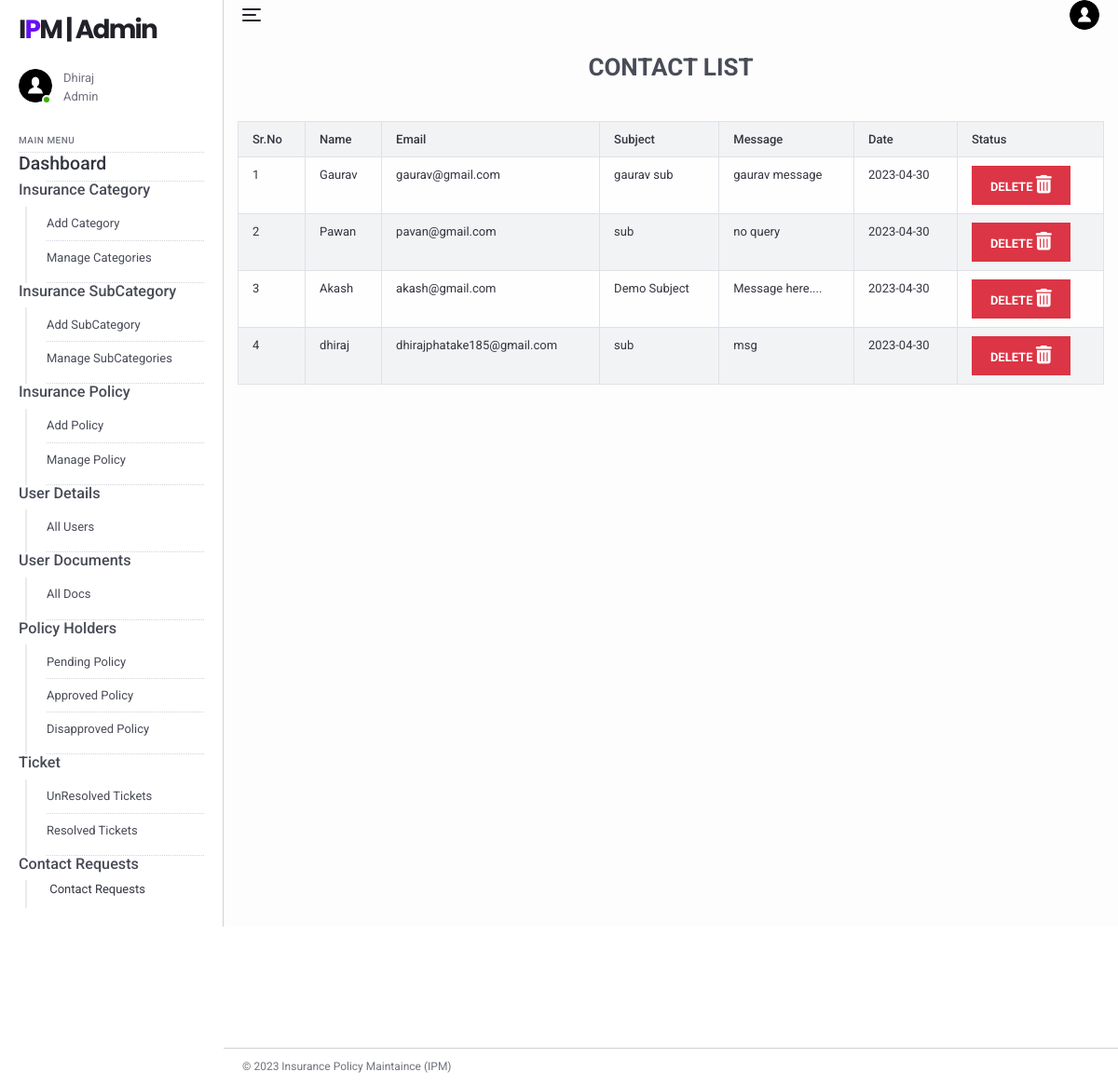
The app's page /ipm/admin/contact_request.php (signed in) with its own data.
### tables this page shows
CREATE TABLE `tblimsadmin` (
  `ID` int(11) NOT NULL,
  `AdminName` varchar(120) DEFAULT NULL,
  `AdminUsername` varchar(45) DEFAULT NULL,
  `Password` varchar(45) DEFAULT NULL,
  `AdminRegdate` timestamp NULL DEFAULT current_timestamp()
);

CREATE TABLE `contact_data` (
  `c_id` int(11) NOT NULL,
  `name` text NOT NULL,
  `email` text NOT NULL,
  `subject` text NOT NULL,
  `message` text NOT NULL,
  `cdate` date NOT NULL
);

### ipm/admin/contact_request.php (the view, shortened to what this page needs)
<?php
include('includes/dbconnection.php');
if (strlen($_SESSION['aid']==0)) {
  header('location:logout.php');
  } else{
    ?>
<!DOCTYPE html>
<html lang="en">
  <head>
    <link href="../lib/fontawesome-free/css/all.min.css" rel="stylesheet">
    <link href="../lib/ionicons/css/ionicons.min.css" rel="stylesheet">
    <link href="../lib/typicons.font/typicons.css" rel="stylesheet">
    <link href="../lib/jqvmap/jqvmap.min.css" rel="stylesheet">
    <link rel="stylesheet" href="../css/azia.css">
  </head>
  <body class="az-body az-body-sidebar">
<?php include_once('includes/sidebar.php');?>
    <div class="az-content az-content-dashboard-two">
    <?php include_once('includes/header.php');?>
    <div class="col md-12 mb-5">
        <h2 class="font-weight-bold text-uppercase text-center mt-4">Contact List</h2>
    </div>
    <div class="col-md-12 mt-5 ">
        <table class="table table-bordered table-hover table-striped">
            <tr>
                <th>Sr.No</th>
                <th>Name</th>
                <th>Email</th>
                <th>Subject</th>
                <th>Message</th>
                <th>Date</th>
                <th>Status</th>
            </tr>
            <?php
                $query = "SELECT * from contact_data ORDER By c_id DESC";
                $fire = mysqli_query($con, $query);
                $i=1;
                while ($row=mysqli_fetch_assoc($fire)) {
                    ?>
                    <tr>
                        <td><?=$i++;?></td>
                        <td><?=$row['name'];?></td>
                        <td><?=$row['email'];?></td>
                        <td><?=$row['subject'];?></td>
                        <td><?=$row['message'];?></td>
                        <td><?=$row['cdate'];?></td>
                        <td>
                            <a href="contact_request.php?id=<?=$row['c_id'];?>"><button class="btn btn-danger font-weight-bold">DELETE <span class="h4"><i class="fa-solid fa-trash-can"></i></span></button></a>
                        </td>
                    </tr>
                <?php
                }
            ?>
        </table>
    </div>
      <div class="footer_here">
        <?php include_once('includes/footer.php');?>
      </div>
    </div>
  </body>
</html>
<?php } ?>

### ipm/admin/includes/sidebar.php (shortened to what this page needs)
<div class="az-sidebar">
    <div class="az-sidebar-header">
      <a href="#" class="az-logo">I<span>P</span>M | Admin</a>
    </div>
    <div class="az-sidebar-loggedin">
      <div class="az-img-user online"><img src="../img/user.png" alt=""></div>
      <div class="media-body">
                    <?php
                    $adminid=$_SESSION['aid'];
                    $ret=mysqli_query($con,"select AdminName from tblimsadmin where ID='$adminid'");
                    $row=mysqli_fetch_array($ret);
                    $name=$row['AdminName'];
                    ?>
                <span><?php echo $name; ?></span>
        <span>Admin</span>
      </div>
    </div>
    <div class="az-sidebar-body">
      <ul class="nav">
        <li class="nav-label">Main Menu</li>
          <li class="nav-item show">
          <a href="dashboard.php" class="text-dark"><h4>Dashboard</h4></a>
        </li>
        <li class="nav-item show">
          <h5>Insurance Category</h5>
          <nav class="nav-sub">
            <a href="add-category.php" class="nav-sub-link">Add Category</a>
            <a href="manage-categories.php" class="nav-sub-link">Manage Categories</a>
          </nav>
        </li>
        <li class="nav-item show">
          <h5>Insurance SubCategory</h5>
          <nav class="nav-sub">
            <a href="add-subcategory.php" class="nav-sub-link">Add SubCategory</a>
            <a href="manage-subcategories.php" class="nav-sub-link">Manage SubCategories</a>
          </nav>
        <li class="nav-item show">
          <h5>Insurance Policy</h5>
          <nav class="nav-sub">
            <a href="policyform.php" class="nav-sub-link">Add Policy</a>
            <a href="manage-policyform.php" class="nav-sub-link">Manage Policy</a>
          </nav>
        </li>
        <li class="nav-item show">
          <h5>User Details</h5>
          <nav class="nav-sub">
            <a href="user-detail.php" class="nav-sub-link">All Users</a>
          </nav>
        </li>
        <li class="nav-item show">
          <h5>User Documents</h5>
          <nav class="nav-sub">
            <a href="user-docs.php" class="nav-sub-link">All Docs</a>
          </nav>
        </li>
        <li class="nav-item show">
          <h5>Policy Holders</h5>
          <nav class="nav-sub">
            <a href="pending-policy.php" class="nav-sub-link">Pending Policy</a>
          <a href="approve-policy.php" class="nav-sub-link">Approved Policy</a>
          <a href="disapprove-policy.php" class="nav-sub-link">Disapproved Policy</a>
          </nav>
        </li>
        <li class="nav-item show">
          <h5>Ticket</h5>
          <nav class="nav-sub">
            <a href="unresolved-tickets.php" class="nav-sub-link">UnResolved Tickets</a>
            <a href="resolved-tickets.php" class="nav-sub-link">Resolved Tickets</a>
          </nav>
        </li>
        <li class="nav-item show">
          <h5>Contact Requests</h5>
          <nav class="nav-sub">
            <a href="contact_request.php">
              <span class="nav-link-text text-dark">Contact Requests</span>
            </a>
          </nav>
        </li>
      </ul>
    </div>
  </div>

### records on screen
tblimsadmin: AdminName "Dhiraj"
contact_data: name "Gaurav", email "gaurav@gmail.com", subject "gaurav sub", message "gaurav message", cdate "2023-04-30"
contact_data: name "Pawan", email "pavan@gmail.com", subject "sub", message "no query", cdate "2023-04-30"
contact_data: name "Akash", email "akash@gmail.com", subject "Demo Subject", message "Message here....", cdate "2023-04-30"
contact_data: name "dhiraj", email "dhirajphatake185@gmail.com", subject "sub", message "msg", cdate "2023-04-30"
